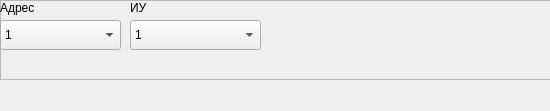
<?xml version="1.0" encoding="UTF-8"?>
<ui version="4.0">
 <class>Widget_SSOI_IP_IU</class>
 <widget class="QWidget" name="Widget_SSOI_IP_IU">
  <property name="geometry">
   <rect>
    <x>0</x>
    <y>0</y>
    <width>550</width>
    <height>111</height>
   </rect>
  </property>
  <property name="windowTitle">
   <string>Form</string>
  </property>
  <widget class="QFrame" name="frame">
   <property name="geometry">
    <rect>
     <x>0</x>
     <y>0</y>
     <width>551</width>
     <height>80</height>
    </rect>
   </property>
   <property name="frameShape">
    <enum>QFrame::StyledPanel</enum>
   </property>
   <property name="frameShadow">
    <enum>QFrame::Raised</enum>
   </property>
   <widget class="QLabel" name="label_65">
    <property name="geometry">
     <rect>
      <x>130</x>
      <y>0</y>
      <width>47</width>
      <height>16</height>
     </rect>
    </property>
    <property name="text">
     <string>ИУ</string>
    </property>
   </widget>
   <widget class="QComboBox" name="Num2">
    <property name="geometry">
     <rect>
      <x>130</x>
      <y>20</y>
      <width>131</width>
      <height>30</height>
     </rect>
    </property>
    <item>
     <property name="text">
      <string>1</string>
     </property>
    </item>
    <item>
     <property name="text">
      <string>2</string>
     </property>
    </item>
    <item>
     <property name="text">
      <string>3</string>
     </property>
    </item>
    <item>
     <property name="text">
      <string>4</string>
     </property>
    </item>
    <item>
     <property name="text">
      <string>5</string>
     </property>
    </item>
    <item>
     <property name="text">
      <string>6</string>
     </property>
    </item>
    <item>
     <property name="text">
      <string>7</string>
     </property>
    </item>
    <item>
     <property name="text">
      <string>8</string>
     </property>
    </item>
   </widget>
   <widget class="QComboBox" name="Num1">
    <property name="geometry">
     <rect>
      <x>0</x>
      <y>20</y>
      <width>121</width>
      <height>30</height>
     </rect>
    </property>
    <item>
     <property name="text">
      <string>1</string>
     </property>
    </item>
    <item>
     <property name="text">
      <string>2</string>
     </property>
    </item>
    <item>
     <property name="text">
      <string>3</string>
     </property>
    </item>
    <item>
     <property name="text">
      <string>4</string>
     </property>
    </item>
    <item>
     <property name="text">
      <string>5</string>
     </property>
    </item>
    <item>
     <property name="text">
      <string>6</string>
     </property>
    </item>
    <item>
     <property name="text">
      <string>7</string>
     </property>
    </item>
    <item>
     <property name="text">
      <string>8</string>
     </property>
    </item>
   </widget>
   <widget class="QLabel" name="label_66">
    <property name="geometry">
     <rect>
      <x>0</x>
      <y>0</y>
      <width>47</width>
      <height>16</height>
     </rect>
    </property>
    <property name="text">
     <string>Адрес</string>
    </property>
   </widget>
  </widget>
 </widget>
 <resources/>
 <connections/>
</ui>
